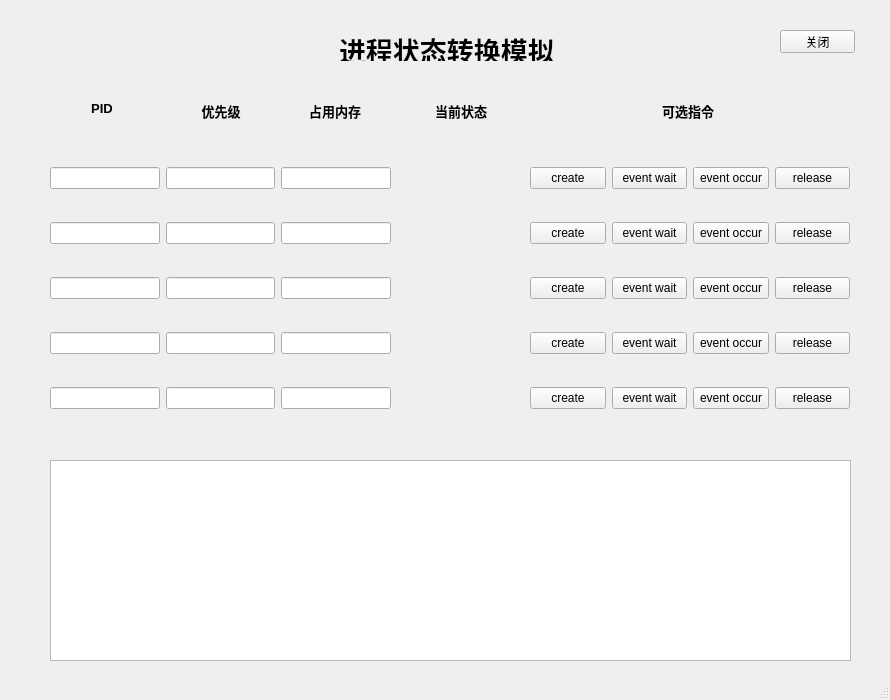
<?xml version="1.0" encoding="UTF-8"?>
<ui version="4.0">
 <class>MainWindow</class>
 <widget class="QMainWindow" name="MainWindow">
  <property name="geometry">
   <rect>
    <x>0</x>
    <y>0</y>
    <width>890</width>
    <height>700</height>
   </rect>
  </property>
  <property name="windowTitle">
   <string>进程状态转换</string>
  </property>
  <widget class="QWidget" name="centralwidget">
   <widget class="QWidget" name="gridLayoutWidget">
    <property name="geometry">
     <rect>
      <x>530</x>
      <y>140</y>
      <width>320</width>
      <height>301</height>
     </rect>
    </property>
    <layout class="QGridLayout" name="gridLayout">
     <item row="6" column="2">
      <widget class="QPushButton" name="create3">
       <property name="text">
        <string>create</string>
       </property>
      </widget>
     </item>
     <item row="7" column="2">
      <widget class="QPushButton" name="create4">
       <property name="text">
        <string>create</string>
       </property>
      </widget>
     </item>
     <item row="5" column="4">
      <widget class="QPushButton" name="event_occur2">
       <property name="text">
        <string>event occur</string>
       </property>
      </widget>
     </item>
     <item row="5" column="2">
      <widget class="QPushButton" name="create2">
       <property name="text">
        <string>create</string>
       </property>
      </widget>
     </item>
     <item row="7" column="4">
      <widget class="QPushButton" name="event_occur4">
       <property name="text">
        <string>event occur</string>
       </property>
      </widget>
     </item>
     <item row="6" column="4">
      <widget class="QPushButton" name="event_occur3">
       <property name="text">
        <string>event occur</string>
       </property>
      </widget>
     </item>
     <item row="7" column="3">
      <widget class="QPushButton" name="event_wait4">
       <property name="text">
        <string>event wait</string>
       </property>
      </widget>
     </item>
     <item row="4" column="2">
      <widget class="QPushButton" name="create1">
       <property name="text">
        <string>create</string>
       </property>
      </widget>
     </item>
     <item row="4" column="4">
      <widget class="QPushButton" name="event_occur1">
       <property name="text">
        <string>event occur</string>
       </property>
      </widget>
     </item>
     <item row="8" column="2">
      <widget class="QPushButton" name="create5">
       <property name="text">
        <string>create</string>
       </property>
      </widget>
     </item>
     <item row="4" column="3">
      <widget class="QPushButton" name="event_wait1">
       <property name="text">
        <string>event wait</string>
       </property>
      </widget>
     </item>
     <item row="6" column="3">
      <widget class="QPushButton" name="event_wait3">
       <property name="text">
        <string>event wait</string>
       </property>
      </widget>
     </item>
     <item row="8" column="4">
      <widget class="QPushButton" name="event_occur5">
       <property name="text">
        <string>event occur</string>
       </property>
      </widget>
     </item>
     <item row="8" column="3">
      <widget class="QPushButton" name="event_wait5">
       <property name="text">
        <string>event wait</string>
       </property>
      </widget>
     </item>
     <item row="5" column="3">
      <widget class="QPushButton" name="event_wait2">
       <property name="text">
        <string>event wait</string>
       </property>
      </widget>
     </item>
     <item row="4" column="5">
      <widget class="QPushButton" name="release1">
       <property name="text">
        <string>release</string>
       </property>
      </widget>
     </item>
     <item row="5" column="5">
      <widget class="QPushButton" name="release2">
       <property name="text">
        <string>release</string>
       </property>
      </widget>
     </item>
     <item row="6" column="5">
      <widget class="QPushButton" name="release3">
       <property name="text">
        <string>release</string>
       </property>
      </widget>
     </item>
     <item row="7" column="5">
      <widget class="QPushButton" name="release4">
       <property name="text">
        <string>release</string>
       </property>
      </widget>
     </item>
     <item row="8" column="5">
      <widget class="QPushButton" name="release5">
       <property name="text">
        <string>release</string>
       </property>
      </widget>
     </item>
    </layout>
   </widget>
   <widget class="QWidget" name="gridLayoutWidget_2">
    <property name="geometry">
     <rect>
      <x>50</x>
      <y>140</y>
      <width>341</width>
      <height>301</height>
     </rect>
    </property>
    <layout class="QGridLayout" name="gridLayout_2">
     <item row="0" column="2">
      <widget class="QLineEdit" name="memsize1"/>
     </item>
     <item row="1" column="0">
      <widget class="QLineEdit" name="pid2"/>
     </item>
     <item row="0" column="0">
      <widget class="QLineEdit" name="pid1"/>
     </item>
     <item row="4" column="1">
      <widget class="QLineEdit" name="prl5"/>
     </item>
     <item row="2" column="2">
      <widget class="QLineEdit" name="memsize3"/>
     </item>
     <item row="4" column="2">
      <widget class="QLineEdit" name="memsize5"/>
     </item>
     <item row="2" column="0">
      <widget class="QLineEdit" name="pid3"/>
     </item>
     <item row="2" column="1">
      <widget class="QLineEdit" name="prl3"/>
     </item>
     <item row="3" column="0">
      <widget class="QLineEdit" name="pid4"/>
     </item>
     <item row="4" column="0">
      <widget class="QLineEdit" name="pid5"/>
     </item>
     <item row="1" column="1">
      <widget class="QLineEdit" name="prl2"/>
     </item>
     <item row="0" column="1">
      <widget class="QLineEdit" name="prl1"/>
     </item>
     <item row="3" column="1">
      <widget class="QLineEdit" name="prl4"/>
     </item>
     <item row="3" column="2">
      <widget class="QLineEdit" name="memsize4"/>
     </item>
     <item row="1" column="2">
      <widget class="QLineEdit" name="memsize2"/>
     </item>
    </layout>
   </widget>
   <widget class="QLabel" name="label_11">
    <property name="geometry">
     <rect>
      <x>339</x>
      <y>30</y>
      <width>230</width>
      <height>31</height>
     </rect>
    </property>
    <property name="text">
     <string>&lt;html&gt;&lt;head/&gt;&lt;body&gt;&lt;p&gt;&lt;span style=&quot; font-size:20pt; font-weight:600;&quot;&gt;进程状态转换模拟&lt;/span&gt;&lt;/p&gt;&lt;/body&gt;&lt;/html&gt;</string>
    </property>
   </widget>
   <widget class="QLabel" name="label">
    <property name="geometry">
     <rect>
      <x>91</x>
      <y>101</y>
      <width>22</width>
      <height>16</height>
     </rect>
    </property>
    <property name="text">
     <string>&lt;html&gt;&lt;head/&gt;&lt;body&gt;&lt;p align=&quot;center&quot;&gt;&lt;span style=&quot; font-size:10pt; font-weight:600;&quot;&gt;PID&lt;/span&gt;&lt;/p&gt;&lt;/body&gt;&lt;/html&gt;</string>
    </property>
   </widget>
   <widget class="QLabel" name="label_2">
    <property name="geometry">
     <rect>
      <x>200</x>
      <y>101</y>
      <width>42</width>
      <height>18</height>
     </rect>
    </property>
    <property name="text">
     <string>&lt;html&gt;&lt;head/&gt;&lt;body&gt;&lt;p align=&quot;center&quot;&gt;&lt;span style=&quot; font-size:10pt; font-weight:600;&quot;&gt;优先级&lt;/span&gt;&lt;/p&gt;&lt;/body&gt;&lt;/html&gt;</string>
    </property>
    <property name="textFormat">
     <enum>Qt::AutoText</enum>
    </property>
   </widget>
   <widget class="QLabel" name="label_3">
    <property name="geometry">
     <rect>
      <x>300</x>
      <y>101</y>
      <width>70</width>
      <height>18</height>
     </rect>
    </property>
    <property name="text">
     <string>&lt;html&gt;&lt;head/&gt;&lt;body&gt;&lt;p align=&quot;center&quot;&gt;&lt;span style=&quot; font-size:10pt; font-weight:600;&quot;&gt;占用内存&lt;/span&gt;&lt;/p&gt;&lt;/body&gt;&lt;/html&gt;</string>
    </property>
   </widget>
   <widget class="QLabel" name="label_4">
    <property name="geometry">
     <rect>
      <x>396</x>
      <y>101</y>
      <width>130</width>
      <height>18</height>
     </rect>
    </property>
    <property name="text">
     <string>&lt;html&gt;&lt;head/&gt;&lt;body&gt;&lt;p align=&quot;center&quot;&gt;&lt;span style=&quot; font-size:10pt; font-weight:600;&quot;&gt;当前状态&lt;/span&gt;&lt;/p&gt;&lt;/body&gt;&lt;/html&gt;</string>
    </property>
   </widget>
   <widget class="QLabel" name="label_5">
    <property name="geometry">
     <rect>
      <x>660</x>
      <y>101</y>
      <width>56</width>
      <height>18</height>
     </rect>
    </property>
    <property name="text">
     <string>&lt;html&gt;&lt;head/&gt;&lt;body&gt;&lt;p align=&quot;center&quot;&gt;&lt;span style=&quot; font-size:10pt; font-weight:600;&quot;&gt;可选指令&lt;/span&gt;&lt;/p&gt;&lt;/body&gt;&lt;/html&gt;</string>
    </property>
   </widget>
   <widget class="QWidget" name="verticalLayoutWidget">
    <property name="geometry">
     <rect>
      <x>400</x>
      <y>140</y>
      <width>121</width>
      <height>301</height>
     </rect>
    </property>
    <layout class="QVBoxLayout" name="verticalLayout">
     <item>
      <widget class="QLabel" name="status1">
       <property name="text">
        <string>&lt;html&gt;&lt;head/&gt;&lt;body&gt;&lt;p align=&quot;center&quot;&gt;&lt;br/&gt;&lt;/p&gt;&lt;/body&gt;&lt;/html&gt;</string>
       </property>
      </widget>
     </item>
     <item>
      <widget class="QLabel" name="status2">
       <property name="text">
        <string>&lt;html&gt;&lt;head/&gt;&lt;body&gt;&lt;p align=&quot;center&quot;&gt;&lt;br/&gt;&lt;/p&gt;&lt;/body&gt;&lt;/html&gt;</string>
       </property>
      </widget>
     </item>
     <item>
      <widget class="QLabel" name="status3">
       <property name="text">
        <string>&lt;html&gt;&lt;head/&gt;&lt;body&gt;&lt;p align=&quot;center&quot;&gt;&lt;br/&gt;&lt;/p&gt;&lt;/body&gt;&lt;/html&gt;</string>
       </property>
      </widget>
     </item>
     <item>
      <widget class="QLabel" name="status4">
       <property name="text">
        <string>&lt;html&gt;&lt;head/&gt;&lt;body&gt;&lt;p align=&quot;center&quot;&gt;&lt;br/&gt;&lt;/p&gt;&lt;/body&gt;&lt;/html&gt;</string>
       </property>
      </widget>
     </item>
     <item>
      <widget class="QLabel" name="status5">
       <property name="text">
        <string>&lt;html&gt;&lt;head/&gt;&lt;body&gt;&lt;p align=&quot;center&quot;&gt;&lt;br/&gt;&lt;/p&gt;&lt;/body&gt;&lt;/html&gt;</string>
       </property>
      </widget>
     </item>
    </layout>
   </widget>
   <widget class="QPlainTextEdit" name="progressdisplay">
    <property name="geometry">
     <rect>
      <x>50</x>
      <y>460</y>
      <width>801</width>
      <height>201</height>
     </rect>
    </property>
   </widget>
   <widget class="QPushButton" name="closeButton">
    <property name="geometry">
     <rect>
      <x>780</x>
      <y>30</y>
      <width>75</width>
      <height>23</height>
     </rect>
    </property>
    <property name="text">
     <string>关闭</string>
    </property>
   </widget>
  </widget>
  <widget class="QStatusBar" name="statusbar"/>
 </widget>
 <resources/>
 <connections/>
</ui>
